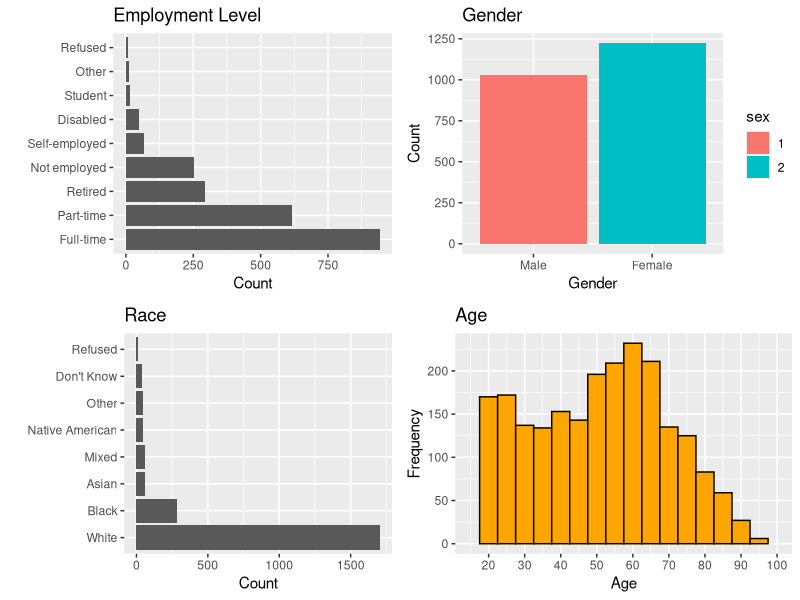
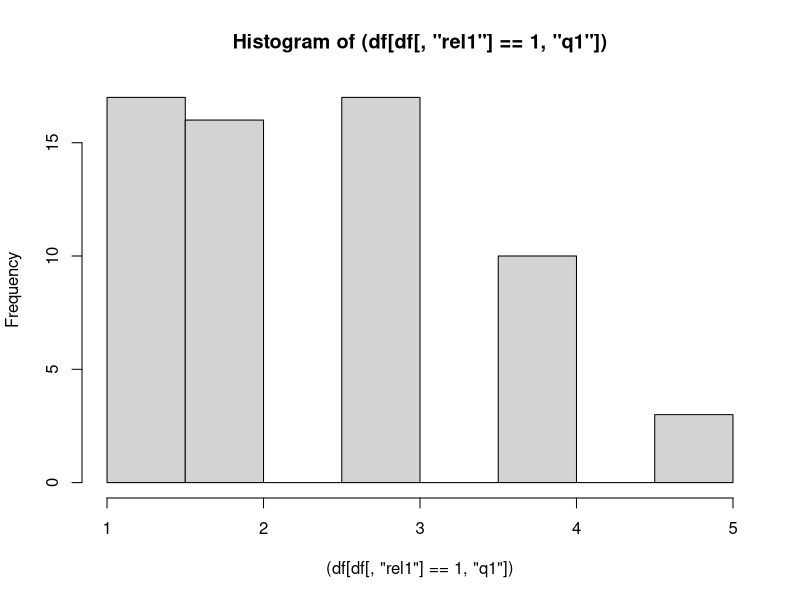
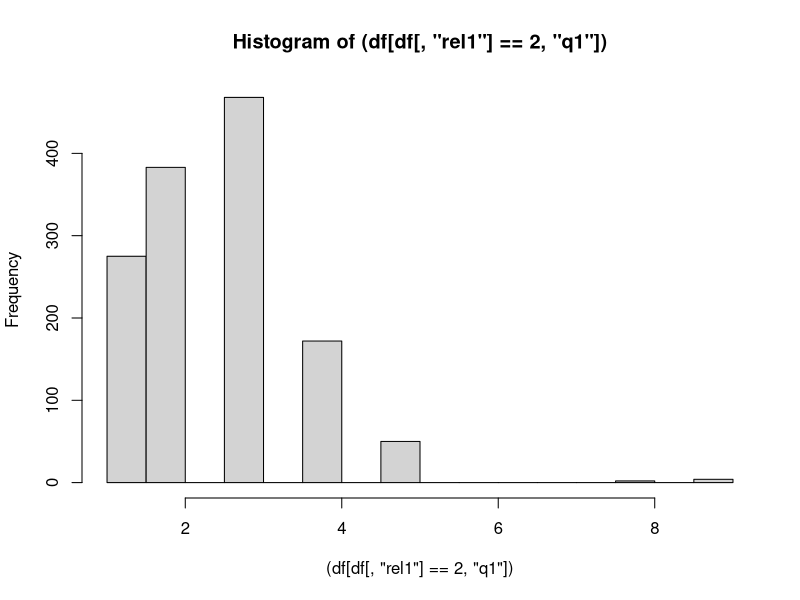

Source code (R) for these figures, in order:
## ---- chunk 1
#Loading libraries
library(ggplot2)
library(gridExtra)

#Loading Data
df <- read.csv("May_2013_Online_Dating_CSV.csv")

## ---- chunk 2
# Gender plot
df[, "sex"] <- as.factor(df[, "sex"])
#summary(df[, "sex"])
#str(df[, "sex"])

gender <- ggplot(data = df, aes(x = sex, fill = sex)) + 
  geom_bar() + 
  scale_x_discrete(labels = c("1" = "Male", "2" = "Female")) +
  labs(x = "Gender", y = "Count", title = "Gender")
## ---- chunk 3
# Age plot
#summary(df$age)
#str(df$age)

age <- ggplot(data = df, aes(x = age)) + 
  geom_histogram(binwidth = 5, color="black", fill="orange") + 
  scale_x_continuous(limits = c(15,100), breaks = seq(0, 100, 10)) +
  labs(x = "Age", y = "Frequency", title = "Age")
## ---- chunk 4
# Race plot
df[, "race"] <- as.factor(df[, "race"])
#summary(df$race)
#str(df$race)

r_race <- ggplot(data = df, aes(x=reorder(race, -table(race)[race]))) + 
  geom_bar() + 
  scale_x_discrete(labels=c('White','Black','Asian','Mixed','Native American','Other',"Don't Know",'Refused')) +
  labs(x = "", y = "Count", title = "Race") +
  coord_flip()
## ---- chunk 5
# Employment plot
df[, "emplnw"] <- as.factor(df[, "emplnw"])
#summary(df$emplnw)
#str(df$emplnw)

employment <- ggplot(data = df, aes(x=reorder(emplnw, -table(emplnw)[emplnw]))) + 
  geom_bar() + 
  scale_x_discrete(labels=c('Full-time','Part-time','Retired','Not employed','Self-employed','Disabled',"Student",'Other', "Refused")) +
  labs(x = "", y = "Count", title = "Employment Level") + coord_flip()
## ---- chunk 6
grid.arrange(employment, gender, r_race, age)
## ---- chunk 7
##### SAUL & UDIT's Part ----- Technology and Relationship

# 1 Ex. Do people that met online [rel1, 1] perceive their quality of life higher [q1] or lower?

onlineRel <- mean((df[df[,"rel1"] == 1, "q1"]), na.rm = TRUE)
offlineRel<- mean((df[df[,"rel1"] == 2, "q1"]), na.rm = TRUE)

hist((df[df[,"rel1"] == 1, "q1"]), na.rm = TRUE)

hist((df[df[,"rel1"] == 2, "q1"]), na.rm = TRUE)



# 2 Does technology assist in meeting a partner? 




# 3 Is there a difference between people’s happiness with their partner for those who met their person online vs offline?



# 4 For people who say that they are looking for a partner, look at the proportion of who are using online dating


sum(((df[,"mar4"] == 1) *1), na.rm = TRUE) # total number of people looking for a relationship 



sum((df[df[,"mar4"] == 1, "date6"] == 1)*1, na.rm = TRUE) #number of people that are looking for a relationship & using online dating 
sum((df[df[,"mar4"] == 1, "date6"] == 2)*1, na.rm = TRUE) #number of people that are looking for a relationship &  are NOT using online dating 



# 5 For people that say it’s difficult / easy to meet people in their city/state, see how many people using online dating?

sum((df$meet == 1), na.rm = TRUE) #easy to meet 
sum((df$meet == 2), na.rm = TRUE) # difficult 



sum((df[df[,"date6"] == 1 , "meet"] == 1) , na.rm =  TRUE) # number of people with an online dating page, that find it easy to meet people 

sum((df[df[,"date6"] == 1 , "meet"] == 2) , na.rm =  TRUE) # number of people with an online dating page, that find it difficult  to meet people 


sum((df[df[,"date6"] == 1 , "meet"]) , na.rm =  TRUE) # 59 people with dating pages answered the question about th edifficulty to meet people. 

summary(df[,"date6"] == 1) 

summary(df[,"meet"] == 1 )


# 6 Does meeting a partner online fostering a bonding relationship with partner? For example, from the question about someone believes that internet / cellphone have a NEGATIVE / ZERO impact with relationship [REL6/ REL7] → see % of them that use cellphone to send / receive nude pictures [Q13] and not having any fight within 30 days [REL8] ☺ ☺



# 7 Ex. How is the use of Social Media Networks and Twitter affect relationships?
#Can we see the relationship between marital status [MAR] / gender [SEX] / confident [DATE7] / social activity [LOC3] with using online dating  [DATE1A / DATE2A]? For example to see married men / women use online dating as well ☺ ? The initial hypothesis is that: only single / divorced men / women that use online dating



# 8 Relationship between privacy [REL4 and REL5] and having a fight in a relationship [REL8]? Does person who shares password/account together tend to have more fights than those who are not?




# 8 Would you say that technolgy is having a major impact on your relationship

sum(((df[,"rel6"] == 1)* 1), na.rm = TRUE) #major
sum(((df[,"rel6"] == 2)* 1), na.rm = TRUE) #minor
sum(((df[,"rel6"] == 3)* 1), na.rm = TRUE) #no effect
